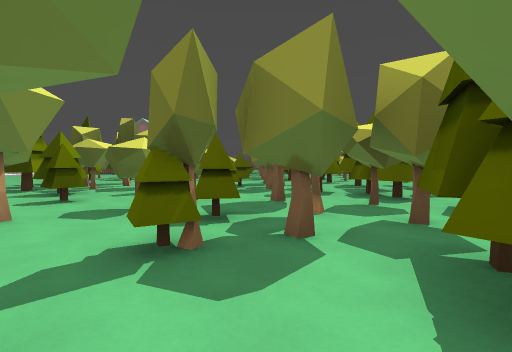
[1] (above)

23 first-person views from a walk through a level from a Godot 3-D game. The camera is 1.5 m above the floor, tilts 2° down and sees 85° across. The floor is counted in squares, 2 m on a side. Each view is taken from the middle of a square. On the plan, view 1 faces up. The plan holds only what a view shows up to about 10 squares ahead; the rest is blank. The place goes on beyond the plan. Characters and animated objects are not drawn.

[2]
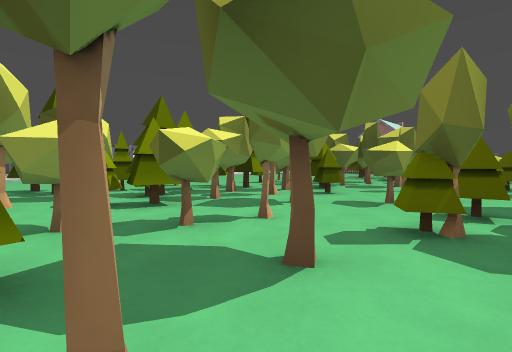

[3]
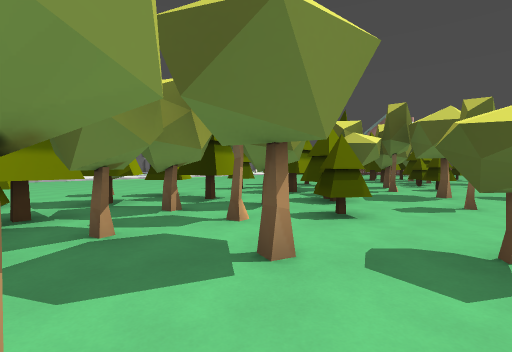

[4]
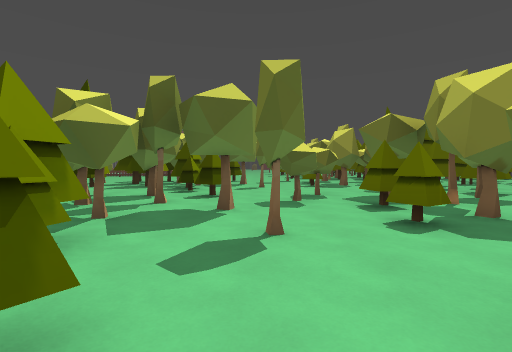

[5]
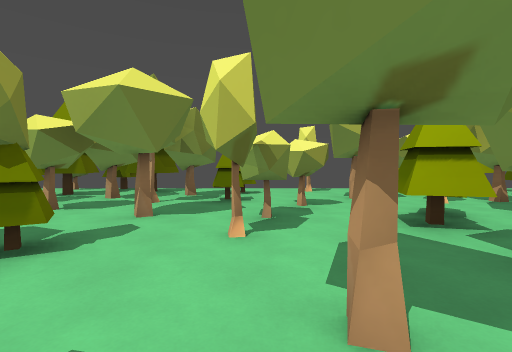

[6]
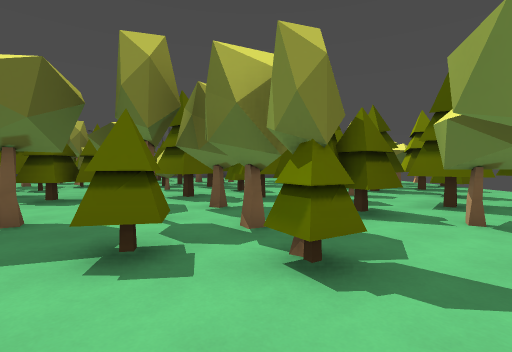

[7]
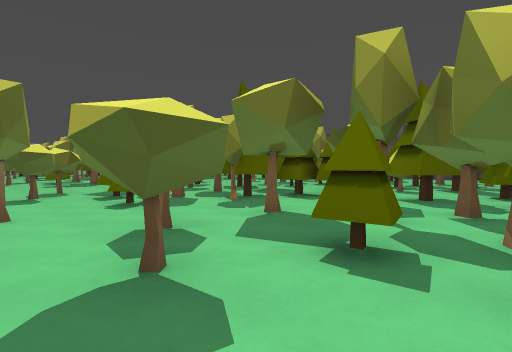

[8]
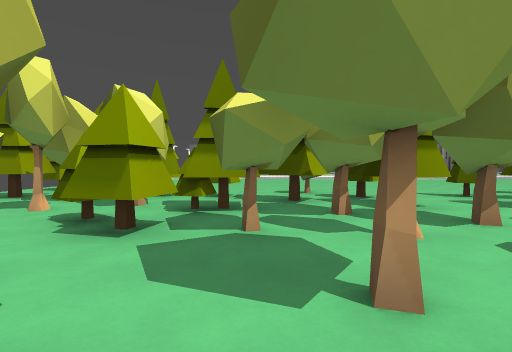

[9]
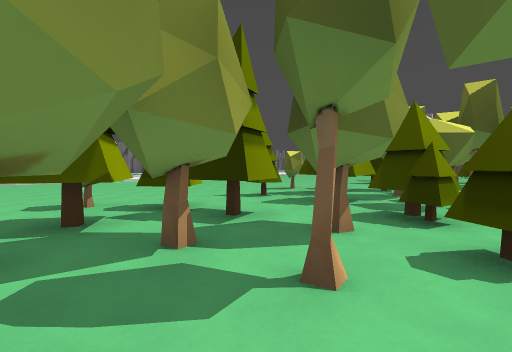

[10]
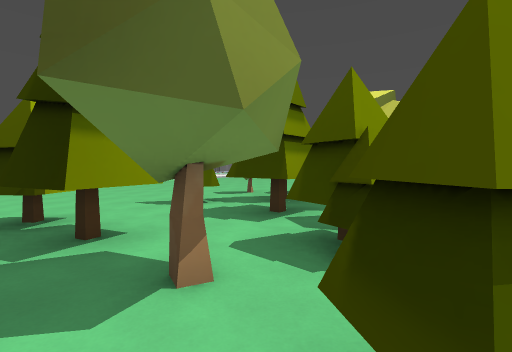

[11]
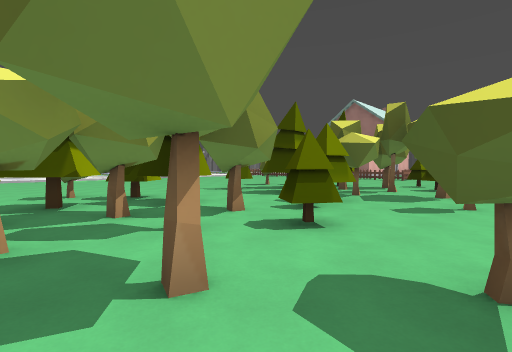

[12]
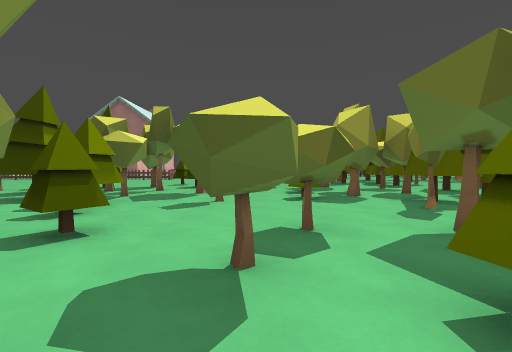

[13]
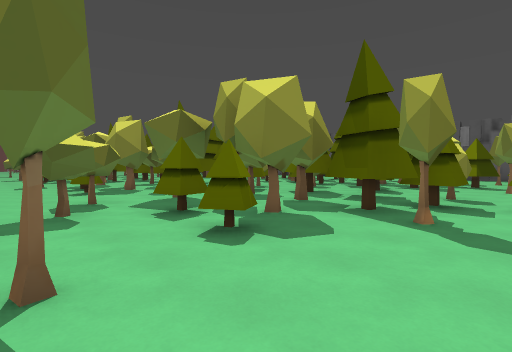

[14]
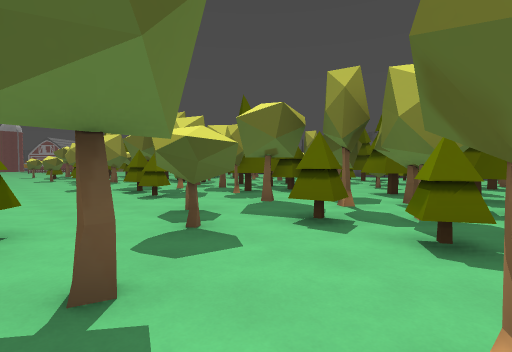

[15]
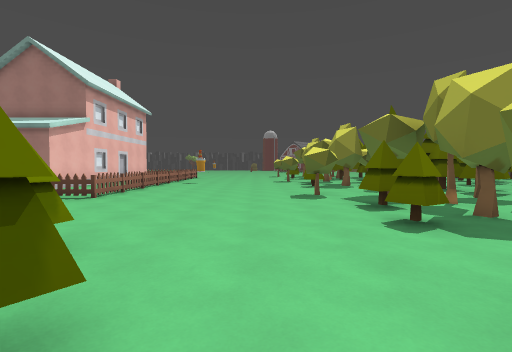

[16]
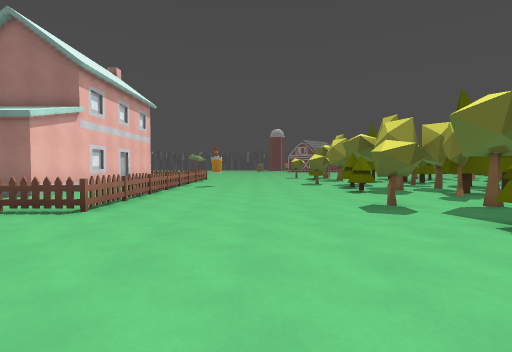

[17]
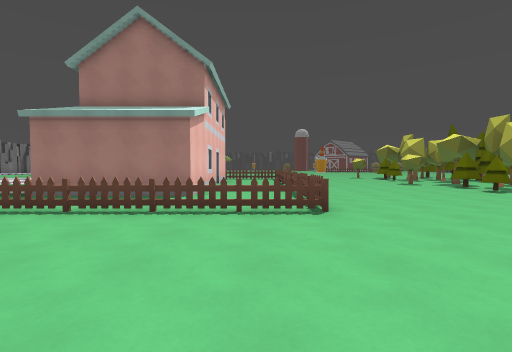

[18]
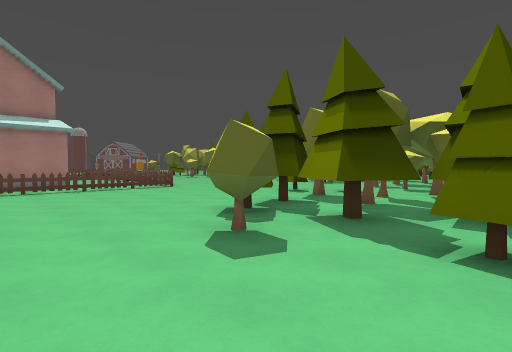

[19]
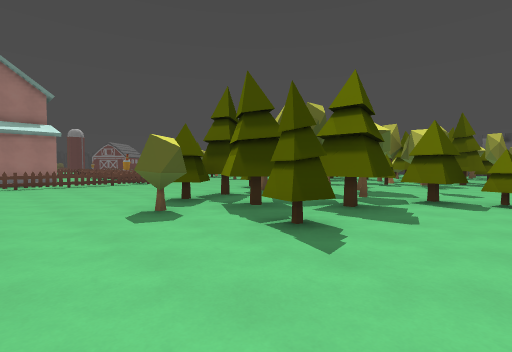

[20]
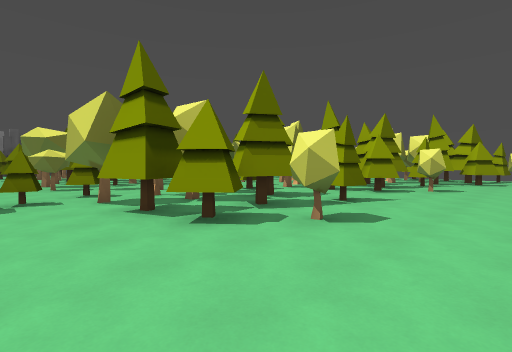

[21]
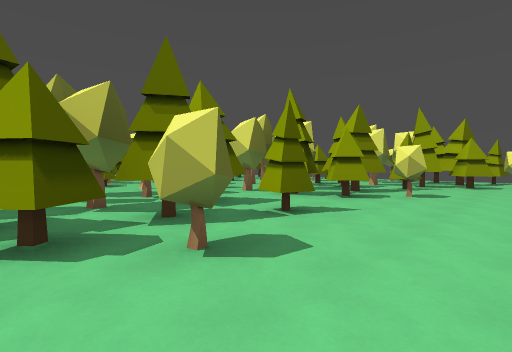

[22]
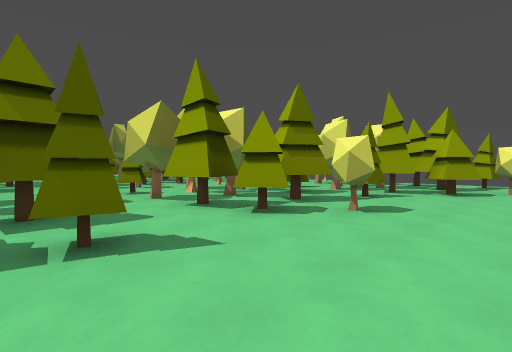

[23]
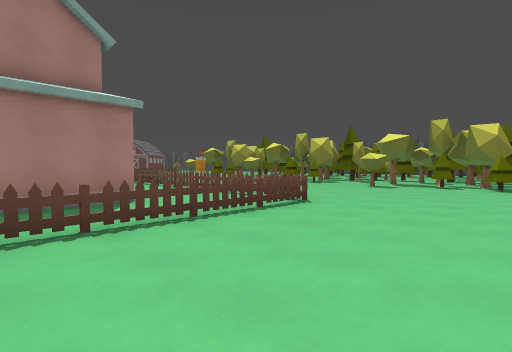

### Floor plan
Key: @ floor where view 1 was taken; # wall or solid block; x gap in a wall; . floor; T thing the floor can be seen under or through; H house.
Columns run from 12 left of view 1 to 9 right of it. Each row starts with its distance up from view 1.
 30   H  #.....##
 29   #  #......###
 28   #..x.....#..##
 27 ###..#........##
 26 .....x.........#
 25 #x#xx#.....#..##
 24 .............##
 23 ...........#..#
 22 ...........#x###
 21 .............###
 20 .......#.......#
 19 ...######..#...#
 18 ...#####..#...##
 17 ..######...#.###
 16 ....##.#...#...#
 15 ...#.#.x.#....##     #
 14 .......T.....#.#     #
 13 .......T.......#
 12 ...TTTTTT..##.##
 11 ..TTTTTT..####
 10 ...TTTT ...##
  9 .....T.T...####
  8 ...#.#.T.#...###
  7 .......T.......#
  6 ....TTxTT..#...#
  5 ...TTT....#...##
  4 ..TTTT..#..#.###
  3 ....TT.#...#...#
  2 ...#.T.x.#.x..##
  1 ...#.TTT.#...##
  0 .###....#...@##
 -1 ..##x#.....#..#
 -2  . #.  ....##.#
 -3  #.#  ...#..#.#
 -4  ..   .......##

Where each view was taken, in squares from view 1:
view 1: 0 up, 0 right, facing up
view 2: 1 down, 0 right, facing up-left
view 3: 2 up, 2 left, facing up-left
view 4: 5 up, 3 left, facing up
view 5: 5 up, 3 left, facing down
view 6: 3 up, 3 left, facing right
view 7: 3 up, 3 left, facing up-right
view 8: 3 up, 2 left, facing left
view 9: 3 up, 4 left, facing up-left
view 10: 5 up, 4 left, facing up-left
view 11: 9 up, 2 left, facing up-left
view 12: 9 up, 2 left, facing up
view 13: 13 up, 3 left, facing up-right
view 14: 15 up, 4 left, facing up-right
view 15: 18 up, 3 left, facing up
view 16: 20 up, 4 left, facing up
view 17: 20 up, 8 left, facing up
view 18: 15 up, 12 left, facing up-right
view 19: 13 up, 12 left, facing up-right
view 20: 14 up, 12 left, facing down-right
view 21: 12 up, 12 left, facing down-right
view 22: 9 up, 12 left, facing down-right
view 23: 21 up, 12 left, facing up-right
